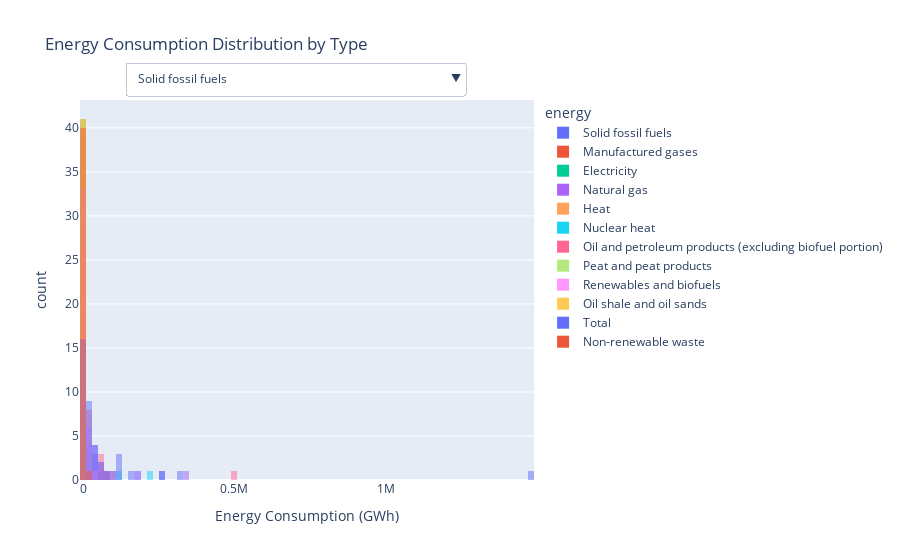

Notebook cell for this chart:
### Code cell
# Create an interactive histogram with a dropdown for energy types
fig = px.histogram(df2, x='2011', color='energy', barmode='overlay', labels={'2011': 'Energy Consumption (GWh)'}, title='Energy Consumption Distribution by Type')

# Get the list of available energy types
available_energy_types = df2['energy'].unique()

# Update the layout to include a dropdown menu for energy types
fig.update_layout(
    updatemenus=[
        {
            'buttons': [{'method': 'restyle', 'args': [{'x': [df2[df2['energy'] == energy_type]['2011']], 'text': [energy_type]}, {'title': energy_type}], 'label': energy_type}
            for energy_type in available_energy_types
        ],
        'direction': 'down',
        'showactive': True,
        'x': 0.1,
        'xanchor': 'left',
        'y': 1.1,
        'yanchor': 'top',
    }
    ])

# Show the interactive plot
fig.show()

### Figure 1 — Plotly figure (JSON) as saved in the notebook; plotly's stock layout.template omitted (floating-point values rounded to 4 significant figures)
{"data": [{"alignmentgroup": "True", "bingroup": "x", "hovertemplate": "energy=Solid fossil fuels<br>Energy Consumption (GWh)=%{x}<br>count=%{y}<extra></extra>", "legendgroup": "Solid fossil fuels", "marker": {"color": "#636efa", "opacity": 0.5, "pattern": {"shape": ""}}, "name": "Solid fossil fuels", "offsetgroup": "Solid fossil fuels", "orientation": "v", "showlegend": true, "type": "histogram", "x": [139.0, 3482.0, 0, 3505.0, 8094.0, 7.46, 18300.0, 77970.0, 3234.0, 29.08, 7887.0, 12720.0, 250500.0, 3948.0, 11280.0, 0, 702.8, 2708.0, 1223.0, 90.73, 15330.0, 210.4, 59.13, 109.6, 119.0, 424.3, 1460.0, 0, 7439.0, 846.2, 54640.0, 2208.0, 8093.0, 8758.0, 2160.0, 1465.0, 3704.0, 33100.0, 41380.0, 30890.0, 1623.0], "xaxis": "x", "yaxis": "y"}, {"alignmentgroup": "True", "bingroup": "x", "hovertemplate": "energy=Manufactured gases<br>Energy Consumption (GWh)=%{x}<br>count=%{y}<extra></extra>", "legendgroup": "Manufactured gases", "marker": {"color": "#EF553B", "opacity": 0.5, "pattern": {"shape": ""}}, "name": "Manufactured gases", "offsetgroup": "Manufactured gases", "orientation": "v", "showlegend": true, "type": "histogram", "x": [0, 0, 0, 0, 0, 0, 0, 0, 0, 0, 0, 0, 0, 0, 0, 0, 0, 0, 0, 0, 0, 0, 0, 0, 0, 0, 0, 0, 0, 0, 0, 0, 0, 0, 0, 0, 0, 0, 0, 0, 0], "xaxis": "x", "yaxis": "y"}, {"alignmentgroup": "True", "bingroup": "x", "hovertemplate": "energy=Electricity<br>Energy Consumption (GWh)=%{x}<br>count=%{y}<extra></extra>", "legendgroup": "Electricity", "marker": {"color": "#00cc96", "opacity": 0.5, "pattern": {"shape": ""}}, "name": "Electricity", "offsetgroup": "Electricity", "orientation": "v", "showlegend": true, "type": "histogram", "x": [280.5, 705.0, 0, 218.1, -916.7, 0, -1466.0, -323.7, 113.5, -306.3, 277.9, -523.7, 83.1, 1191.0, -4851.0, 0, 615.2, 571.2, 42.14, 0, 3932.0, 579.5, 385.4, 107.1, 270.5, 134.3, 230.1, 0, 781.5, -264.4, -450.7, 241.9, -163.9, -23.9, -621.9, -118.0, 62.51, 78.33, -540.8, 535.1, 35.94], "xaxis": "x", "yaxis": "y"}, {"alignmentgroup": "True", "bingroup": "x", "hovertemplate": "energy=Natural gas<br>Energy Consumption (GWh)=%{x}<br>count=%{y}<extra></extra>", "legendgroup": "Natural gas", "marker": {"color": "#ab63fa", "opacity": 0.5, "pattern": {"shape": ""}}, "name": "Natural gas", "offsetgroup": "Natural gas", "orientation": "v", "showlegend": true, "type": "histogram", "x": [12.02, 7667.0, 0, 14450.0, 2630.0, 0, 6809.0, 69600.0, 3709.0, 503.3, 3972.0, 28940.0, 333500.0, 3360.0, 36990.0, 0, 2570.0, 9354.0, 4137.0, 0, 63810.0, 2718.0, 1032.0, 1288.0, 838.0, 0, 110.3, 0, 35040.0, 5060.0, 12840.0, 4464.0, 11110.0, 1903.0, 1159.0, 737.6, 4637.0, 36790.0, 46850.0, 70340.0, 0], "xaxis": "x", "yaxis": "y"}, {"alignmentgroup": "True", "bingroup": "x", "hovertemplate": "energy=Heat<br>Energy Consumption (GWh)=%{x}<br>count=%{y}<extra></extra>", "legendgroup": "Heat", "marker": {"color": "#FFA15A", "opacity": 0.5, "pattern": {"shape": ""}}, "name": "Heat", "offsetgroup": "Heat", "orientation": "v", "showlegend": true, "type": "histogram", "x": [0, 4.348, 0, 217.5, 75.42, 0, 1.099, -5.685, 3.63, 0, 0, 0, 732.8, 107.9, 0, 0, 0, 0, 0, 0, 0, 288.4, 0, 0, 0, 0, 0, 0, 0, 25.09, 38.49, 1.739, 0, 0, 0, 0, 0, 0, 0, 0, 0], "xaxis": "x", "yaxis": "y"}, {"alignmentgroup": "True", "bingroup": "x", "hovertemplate": "energy=Nuclear heat<br>Energy Consumption (GWh)=%{x}<br>count=%{y}<extra></extra>", "legendgroup": "Nuclear heat", "marker": {"color": "#19d3f3", "opacity": 0.5, "pattern": {"shape": ""}}, "name": "Nuclear heat", "offsetgroup": "Nuclear heat", "orientation": "v", "showlegend": true, "type": "histogram", "x": [0, 0, 0, 11700.0, 4105.0, 0, 7200.0, 27810.0, 0, 0, 0, 15040.0, 215300.0, 5627, 115209, 0, 0, 3965.0, 0, 0, 0, 0, 0, 0, 0, 0, 0, 0, 959.2, 0, 0, 0, 2979.0, 0, 15252, 1470.0, 4027, 0, 23740.0, 15626, 0], "xaxis": "x", "yaxis": "y"}, {"alignmentgroup": "True", "bingroup": "x", "hovertemplate": "energy=Oil and petroleum products (excluding biofuel portion)<br>Energy Consumption (GWh)=%{x}<br>count=%{y}<extra></extra>", "legendgroup": "Oil and petroleum products (excluding biofuel portion)", "marker": {"color": "#FF6692", "opacity": 0.5, "pattern": {"shape": ""}}, "name": "Oil and petroleum products (excluding biofuel portion)", "offsetgroup": "Oil and petroleum products (excluding biofuel portion)", "orientation": "v", "showlegend": true, "type": "histogram", "x": [1218.0, 11530.0, 0, 21380.0, 3639.0, 2271.0, 8744.0, 101800.0, 6516.0, 528.9, 12430.0, 54410.0, 490700.0, 9290.0, 79550.0, 0, 3546.0, 6245.0, 6243.0, 506.6, 62700.0, 2409.0, 2531.0, 1282.0, 791.7, 287.3, 974.1, 823.5, 28510.0, 9670.0, 25670.0, 10620.0, 8489.0, 3846.0, 13680.0, 2557.0, 3390.0, 30450.0, 12450.0, 60080.0, 618.1], "xaxis": "x", "yaxis": "y"}, {"alignmentgroup": "True", "bingroup": "x", "hovertemplate": "energy=Peat and peat products<br>Energy Consumption (GWh)=%{x}<br>count=%{y}<extra></extra>", "legendgroup": "Peat and peat products", "marker": {"color": "#B6E880", "opacity": 0.5, "pattern": {"shape": ""}}, "name": "Peat and peat products", "offsetgroup": "Peat and peat products", "orientation": "v", "showlegend": true, "type": "histogram", "x": [0, 0.21, 0, 0, 0, 0, 0, 0, 0, 51.01, 0, 0, 3155.0, 2030.0, 0, 0, 0, 0, 704.4, 0, 0, 28.91, 0, 0.96, 0, 0, 0, 0, 0, 0, 0, 0, 8.188, 0, 331.0, 0, 0, 0, 103.7, 0, 0], "xaxis": "x", "yaxis": "y"}, {"alignmentgroup": "True", "bingroup": "x", "hovertemplate": "energy=Renewables and biofuels<br>Energy Consumption (GWh)=%{x}<br>count=%{y}<extra></extra>", "legendgroup": "Renewables and biofuels", "marker": {"color": "#FF97FF", "opacity": 0.5, "pattern": {"shape": ""}}, "name": "Renewables and biofuels", "offsetgroup": "Renewables and biofuels", "orientation": "v", "showlegend": true, "type": "histogram", "x": [575.0, 9057.0, 0, 2993.0, 1395.0, 125.8, 3498.0, 32440.0, 4125.0, 836.2, 2199.0, 14810.0, 170500.0, 9097.0, 19170.0, 0, 1718.0, 2886.0, 816.1, 5199.0, 21030.0, 1057.0, 126.8, 1418.0, 546.6, 277.3, 343.9, 8.261, 3515.0, 12550.0, 7993.0, 5138.0, 5067.0, 1786.0, 17630.0, 1083.0, 1292.0, 11220.0, 2636.0, 8175.0, 251.2], "xaxis": "x", "yaxis": "y"}, {"alignmentgroup": "True", "bingroup": "x", "hovertemplate": "energy=Oil shale and oil sands<br>Energy Consumption (GWh)=%{x}<br>count=%{y}<extra></extra>", "legendgroup": "Oil shale and oil sands", "marker": {"color": "#FECB52", "opacity": 0.5, "pattern": {"shape": ""}}, "name": "Oil shale and oil sands", "offsetgroup": "Oil shale and oil sands", "orientation": "v", "showlegend": true, "type": "histogram", "x": [0, 0, 0, 0, 0, 0, 0, 0, 0, 4083.0, 0, 0, 4083.0, 0, 0, 0, 0, 0, 0, 0, 0, 0, 0, 0, 0, 0, 0, 0, 0, 0, 0, 0, 0, 0, 0, 0, 0, 0, 0, 0, 0], "xaxis": "x", "yaxis": "y"}, {"alignmentgroup": "True", "bingroup": "x", "hovertemplate": "energy=Total<br>Energy Consumption (GWh)=%{x}<br>count=%{y}<extra></extra>", "legendgroup": "Total", "marker": {"color": "#636efa", "opacity": 0.5, "pattern": {"shape": ""}}, "name": "Total", "offsetgroup": "Total", "orientation": "v", "showlegend": true, "type": "histogram", "x": [2225.0, 33120.0, 0, 55190.0, 19030.0, 2404.0, 43310.0, 313100.0, 18110.0, 5725.0, 26800.0, 125800.0, 1480000.0, 34800.0, 258900.0, 0, 9157.0, 25830.0, 13180.0, 5796.0, 167900.0, 7291.0, 4166.0, 4259.0, 2566.0, 1123.0, 3118.0, 831.8, 77010.0, 28070.0, 101200.0, 22850.0, 35610.0, 16280.0, 50090.0, 7219.0, 17150.0, 111600.0, 126600.0, 186400.0, 2528.0], "xaxis": "x", "yaxis": "y"}, {"alignmentgroup": "True", "bingroup": "x", "hovertemplate": "energy=Non-renewable waste<br>Energy Consumption (GWh)=%{x}<br>count=%{y}<extra></extra>", "legendgroup": "Non-renewable waste", "marker": {"color": "#EF553B", "opacity": 0.5, "pattern": {"shape": ""}}, "name": "Non-renewable waste", "offsetgroup": "Non-renewable waste", "orientation": "v", "showlegend": true, "type": "histogram", "x": [0, 678.2, 0, 727.0, 9.076, 0.096, 219.9, 3874.0, 413.0, 0, 28.06, 374.3, 11350.0, 144.5, 1560.0, 0, 4.275, 100.4, 14.18, 0, 1135.0, 0, 31.95, 53.48, 0, 0, 0, 0, 760.2, 187.1, 440.6, 180.1, 28.73, 6.879, 504.6, 23.93, 39.55, 5.613, 0, 738.6, 0], "xaxis": "x", "yaxis": "y"}], "layout": {"autosize": true, "barmode": "overlay", "legend": {"title": {"text": "energy"}, "tracegroupgap": 0}, "title": {"text": "Energy Consumption Distribution by Type"}, "updatemenus": [{"buttons": [{"args": [{"text": ["Solid fossil fuels"], "x": [[139.0, 3482.0, 0, 3505.0, 8094.0, 7.46, 18300.0, 77970.0, 3234.0, 29.08, 7887.0, 12720.0, 250500.0, 3948.0, 11280.0, 0, 702.8, 2708.0, 1223.0, 90.73, 15330.0, 210.4, 59.13, 109.6, 119.0, 424.3, 1460.0, 0, 7439.0, 846.2, 54640.0, 2208.0, 8093.0, 8758.0, 2160.0, 1465.0, 3704.0, 33100.0, 41380.0, 30890.0, 1623.0]]}, {"title": "Solid fossil fuels"}], "label": "Solid fossil fuels", "method": "restyle"}, {"args": [{"text": ["Manufactured gases"], "x": [[0, 0, 0, 0, 0, 0, 0, 0, 0, 0, 0, 0, 0, 0, 0, 0, 0, 0, 0, 0, 0, 0, 0, 0, 0, 0, 0, 0, 0, 0, 0, 0, 0, 0, 0, 0, 0, 0, 0, 0, 0]]}, {"title": "Manufactured gases"}], "label": "Manufactured gases", "method": "restyle"}, {"args": [{"text": ["Electricity"], "x": [[280.5, 705.0, 0, 218.1, -916.7, 0, -1466.0, -323.7, 113.5, -306.3, 277.9, -523.7, 83.1, 1191.0, -4851.0, 0, 615.2, 571.2, 42.14, 0, 3932.0, 579.5, 385.4, 107.1, 270.5, 134.3, 230.1, 0, 781.5, -264.4, -450.7, 241.9, -163.9, -23.9, -621.9, -118.0, 62.51, 78.33, -540.8, 535.1, 35.94]]}, {"title": "Electricity"}], "label": "Electricity", "method": "restyle"}, {"args": [{"text": ["Natural gas"], "x": [[12.02, 7667.0, 0, 14450.0, 2630.0, 0, 6809.0, 69600.0, 3709.0, 503.3, 3972.0, 28940.0, 333500.0, 3360.0, 36990.0, 0, 2570.0, 9354.0, 4137.0, 0, 63810.0, 2718.0, 1032.0, 1288.0, 838.0, 0, 110.3, 0, 35040.0, 5060.0, 12840.0, 4464.0, 11110.0, 1903.0, 1159.0, 737.6, 4637.0, 36790.0, 46850.0, 70340.0, 0]]}, {"title": "Natural gas"}], "label": "Natural gas", "method": "restyle"}, {"args": [{"text": ["Heat"], "x": [[0, 4.348, 0, 217.5, 75.42, 0, 1.099, -5.685, 3.63, 0, 0, 0, 732.8, 107.9, 0, 0, 0, 0, 0, 0, 0, 288.4, 0, 0, 0, 0, 0, 0, 0, 25.09, 38.49, 1.739, 0, 0, 0, 0, 0, 0, 0, 0, 0]]}, {"title": "Heat"}], "label": "Heat", "method": "restyle"}, {"args": [{"text": ["Nuclear heat"], "x": [[0, 0, 0, 11700.0, 4105.0, 0, 7200.0, 27810.0, 0, 0, 0, 15040.0, 215300.0, 5627, 115209, 0, 0, 3965.0, 0, 0, 0, 0, 0, 0, 0, 0, 0, 0, 959.2, 0, 0, 0, 2979.0, 0, 15252, 1470.0, 4027, 0, 23740.0, 15626, 0]]}, {"title": "Nuclear heat"}], "label": "Nuclear heat", "method": "restyle"}, {"args": [{"text": ["Oil and petroleum products (excluding biofuel portion)"], "x": [[1218.0, 11530.0, 0, 21380.0, 3639.0, 2271.0, 8744.0, 101800.0, 6516.0, 528.9, 12430.0, 54410.0, 490700.0, 9290.0, 79550.0, 0, 3546.0, 6245.0, 6243.0, 506.6, 62700.0, 2409.0, 2531.0, 1282.0, 791.7, 287.3, 974.1, 823.5, 28510.0, 9670.0, 25670.0, 10620.0, 8489.0, 3846.0, 13680.0, 2557.0, 3390.0, 30450.0, 12450.0, 60080.0, 618.1]]}, {"title": "Oil and petroleum products (excluding biofuel portion)"}], "label": "Oil and petroleum products (excluding biofuel portion)", "method": "restyle"}, {"args": [{"text": ["Peat and peat products"], "x": [[0, 0.21, 0, 0, 0, 0, 0, 0, 0, 51.01, 0, 0, 3155.0, 2030.0, 0, 0, 0, 0, 704.4, 0, 0, 28.91, 0, 0.96, 0, 0, 0, 0, 0, 0, 0, 0, 8.188, 0, 331.0, 0, 0, 0, 103.7, 0, 0]]}, {"title": "Peat and peat products"}], "label": "Peat and peat products", "method": "restyle"}, {"args": [{"text": ["Renewables and biofuels"], "x": [[575.0, 9057.0, 0, 2993.0, 1395.0, 125.8, 3498.0, 32440.0, 4125.0, 836.2, 2199.0, 14810.0, 170500.0, 9097.0, 19170.0, 0, 1718.0, 2886.0, 816.1, 5199.0, 21030.0, 1057.0, 126.8, 1418.0, 546.6, 277.3, 343.9, 8.261, 3515.0, 12550.0, 7993.0, 5138.0, 5067.0, 1786.0, 17630.0, 1083.0, 1292.0, 11220.0, 2636.0, 8175.0, 251.2]]}, {"title": "Renewables and biofuels"}], "label": "Renewables and biofuels", "method": "restyle"}, {"args": [{"text": ["Oil shale and oil sands"], "x": [[0, 0, 0, 0, 0, 0, 0, 0, 0, 4083.0, 0, 0, 4083.0, 0, 0, 0, 0, 0, 0, 0, 0, 0, 0, 0, 0, 0, 0, 0, 0, 0, 0, 0, 0, 0, 0, 0, 0, 0, 0, 0, 0]]}, {"title": "Oil shale and oil sands"}], "label": "Oil shale and oil sands", "method": "restyle"}, {"args": [{"text": ["Total"], "x": [[2225.0, 33120.0, 0, 55190.0, 19030.0, 2404.0, 43310.0, 313100.0, 18110.0, 5725.0, 26800.0, 125800.0, 1480000.0, 34800.0, 258900.0, 0, 9157.0, 25830.0, 13180.0, 5796.0, 167900.0, 7291.0, 4166.0, 4259.0, 2566.0, 1123.0, 3118.0, 831.8, 77010.0, 28070.0, 101200.0, 22850.0, 35610.0, 16280.0, 50090.0, 7219.0, 17150.0, 111600.0, 126600.0, 186400.0, 2528.0]]}, {"title": "Total"}], "label": "Total", "method": "restyle"}, {"args": [{"text": ["Non-renewable waste"], "x": [[0, 678.2, 0, 727.0, 9.076, 0.096, 219.9, 3874.0, 413.0, 0, 28.06, 374.3, 11350.0, 144.5, 1560.0, 0, 4.275, 100.4, 14.18, 0, 1135.0, 0, 31.95, 53.48, 0, 0, 0, 0, 760.2, 187.1, 440.6, 180.1, 28.73, 6.879, 504.6, 23.93, 39.55, 5.613, 0, 738.6, 0]]}, {"title": "Non-renewable waste"}], "label": "Non-renewable waste", "method": "restyle"}], "direction": "down", "showactive": true, "x": 0.1, "xanchor": "left", "y": 1.1, "yanchor": "top"}], "xaxis": {"anchor": "y", "autorange": true, "domain": [0, 1], "range": [-10000, 1490000], "title": {"text": "Energy Consumption (GWh)"}, "type": "linear"}, "yaxis": {"anchor": "x", "autorange": true, "domain": [0, 1], "range": [0, 43.16], "title": {"text": "count"}}}}
